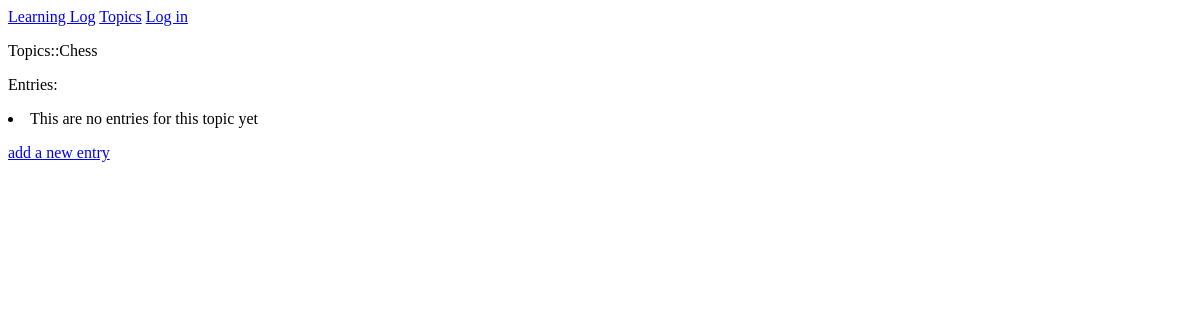
The page /learn_logs/topics/2 on the database as committed earlier.
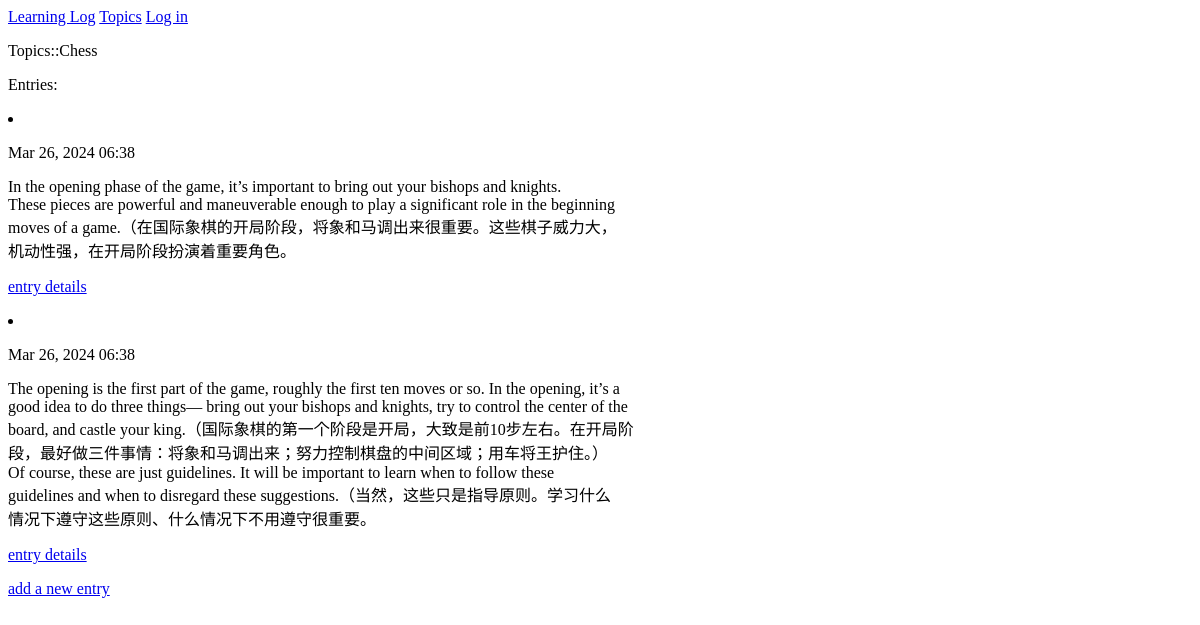
The same page on the database as committed later.
### learn_logs/models.py (models this page shows, shortened)
class Topic(models.Model):
    text = models.CharField(max_length=200)
    date_added = models.DateTimeField(auto_now_add=True)
    def __str__(self):
        return self.text

class Entry(models.Model):
    topic = models.ForeignKey(Topic, on_delete=models.DO_NOTHING)
    text = models.TextField()
    date_added = models.DateTimeField(auto_now_add=True)
    class Meta:
        verbose_name_plural = 'entries'

### learn_logs/views.py (the view)
# urls.py: path('topics/<int:topic_id>', csrf_exempt(DetailsTopicLearnLogsView.as_view()), name='learn_logs_topic_details'),
class DetailsTopicLearnLogsView(View):
    def get(self, request, topic_id):
        topic = Topic.objects.get(id=topic_id)
        entries = topic.entry_set.order_by('-date_added')
        context = {'topic': topic, 'entries': entries}
        return render(request, 'learn_logs_topic_details.html', context)

### templates/learn_logs_topic_details.html
{% extends "base.html" %}
{% block content %}
    <p>Topics::{{ topic }}</p>
    <p>Entries:</p>
    <url>
        {% for entry in entries %}
            <li>
                <p>{{ entry.date_added|date:'M d, Y H:i' }}</p>
                <p>{{ entry.text|linebreaks }}</p>
                <p>
                    <a href="{% url 'learn_logs_entry_details' entry.id %}">entry details</a>
                </p>
            </li>
        {% empty %}
            <li>This are no entries for this topic yet
        {% endfor %}
    </url>
    <p>
        <a href="{% url 'learn_logs_entry_new' topic.id %}">add a new entry</a>
    </p>
{% endblock content %}

### templates/base.html
<p>
    <a href="{% url 'learn_logs_index' %}">Learning Log</a>
    <a href="{% url 'learn_logs_topics' %}">Topics</a>
    {% if user.is_authenticated %}
        Hello,{{ user.username }}.
        <a href="{% url 'users_logout' %}">Log out</a>
    {% else %}
        <a href="{% url 'users_login' %}">Log in</a>
    {% endif %}
</p>
{% block content %}{% endblock content %}

Rows that differ between the two databases and show on the page:
added Entry: date_added "Mar 26, 2024 06:38", text "In the opening phase of the game, it’s important to bring out your bishops and knights. These pieces are powerful and maneuverable enough to play a significant role in the beginning moves of a game.（在国际象棋的开局阶段，将象和马调出来很重要。这些棋子威力大， 机动性强，在开局阶段扮演着重要角色。"
added Entry: date_added "Mar 26, 2024 06:38", text "The opening is the first part of the game, roughly the first ten moves or so. In the opening, it’s a good idea to do three things— bring out your bishops and knights, try to control the center of the board, and castle your king.（国际象棋的第一个阶段是开局，大致是前10步左右。在开局阶 段，最好做三件事情：将象和马调出来；努力控制棋盘的中间区域；用车将王护住。） Of course, these are just guidelines. It will be important to learn when to follow these guidelines and when to disregard these suggestions.（当然，这些只是指导原则。学习什么 情况下遵守这些原则、什么情况下不用遵守很重要。"
Other text that changed with them:
text no longer shown: "This are no entries for this topic yet"
